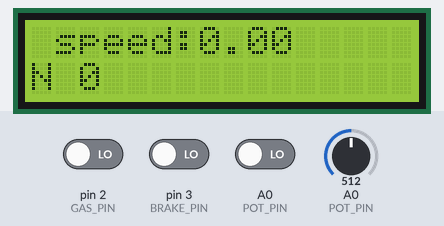
This sketch was run on a simulated Arduino Uno, built with avr-gcc and run on an emulated ATmega328P. Shown: 16×2 character LCD. The inputs (shaded band) are chosen by the test bench; at power-on: pin 2 (GAS_PIN) LOW, A0 (POT_PIN) = 512, pin 3 (BRAKE_PIN) LOW, A0 (POT_PIN) LOW. What the sketch prints to the serial monitor is not drawn.

Above: at 1.2 s.
1.3 s: pin 2 (GAS_PIN) driven HIGH
At 1.45 s:
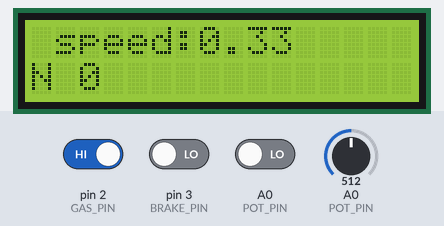
4.3 s: A0 (POT_PIN) set to 520
At 4.62 s:
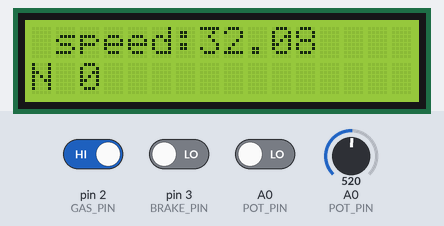
6.0 s: pin 3 (BRAKE_PIN) driven HIGH
At 6.32 s:
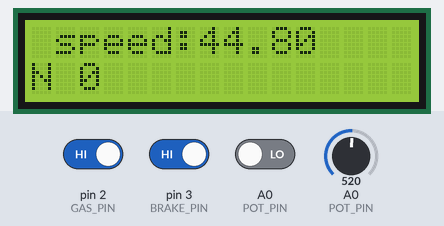
7.7 s: A0 (POT_PIN) set to 716
At 8.02 s:
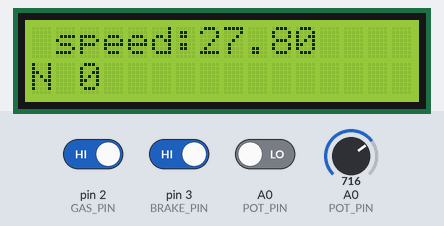
9.4 s: A0 (POT_PIN) set to 511
At 11.2 s:
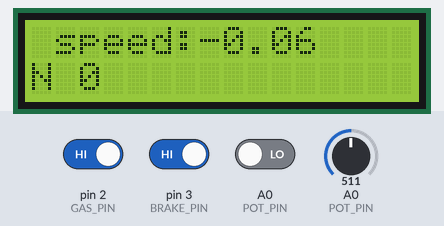
11.3 s: pin 3 (BRAKE_PIN) driven LOW
At 11.99 s:
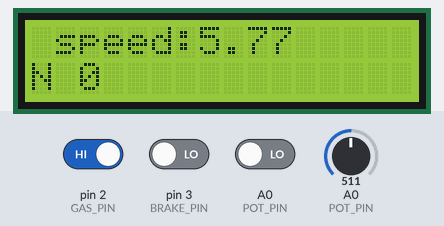
Timing chart, 0 to 13.9 s (numbered marks = the images above; inputs shaded):
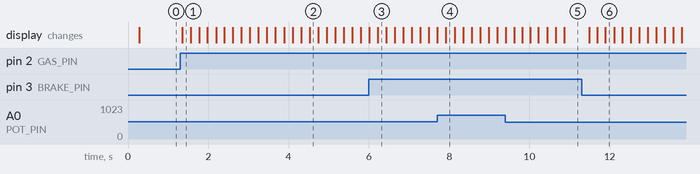

Measured:
- after the input at 1.3 s, the display: changes after 0.05 s (image 1)
- after the input at 11.3 s, the display: first changes after 0.19 s (image 6 shows a later state)

The sketch:

project.ino
```cpp
#include "constants.h"

#include <Wire.h>
#include <LiquidCrystal_I2C.h>


/* values for display printing */
float last_update = 0.0f;
const float cool_down = 200.0f;   // update time of display

/* speed & deltatime */
float speed = 0.0f;
float acceleration = 0.0f;
float deltatime = 0.0f;
float last_time = 0.0f;

/* values of pins */
int pot_value   = 0;
int gas_state   = 0;
int break_state = 0;

int last_pot = 0;
LiquidCrystal_I2C lcd(0x27, 16, 2); // setup I2C for display

void setup() {
  Serial.begin(9600);

  lcd.init();
  lcd.backlight();

  last_time = millis();
  last_update = last_time;
  last_pot = digitalRead(POT_PIN);

  pinMode(POT_PIN,   INPUT);
  pinMode(GAS_PIN,   INPUT);
  pinMode(BRAKE_PIN, INPUT);
}

void loop() {

  read_values();
  calc_deltatime();
  calc_speed();
  update();

}
```

constants.h
```cpp
#ifndef CONSTANTS_H
#define CONSTANTS_H


#define POT_PIN   A0 // potentiometer
#define GAS_PIN   2  // button gas
#define BRAKE_PIN 3  // button slow down
#define MAX_SPEED 1000

typedef struct change_t {
  int factor = 0;
  char dir = 'N';
} change_t;

void update();
void calc_deltatime();
void calc_speed();
change_t calc_change();

void read_values();
void send_values(float, char, float);

#endif
```

wheel.ino
```cpp
void calc_deltatime() {
  float current_time = millis();
  deltatime = current_time - last_time;
  last_time = current_time;
}

void calc_speed() {
  float last_speed = speed;
  if (gas_state && !break_state && speed < MAX_SPEED) {
    speed += 0.01 * deltatime;
  } else if (break_state && speed > 0) {
    speed -= 0.01 * deltatime;
  }

  if (deltatime != 0.0f)
    acceleration = (speed - last_speed)/(deltatime / 1000);
}

void read_values(){
  pot_value = analogRead(POT_PIN);
  gas_state   = digitalRead(GAS_PIN);
  break_state = digitalRead(BRAKE_PIN);
}


void send_values(float speed, char dir, int factor) {

  /*
   send data to utils's serial
   and process it in the game (simulation)
   TODO:
   provide joystick functionality
   write a driver (?)
  */
  Serial.print("D:");
  Serial.print(dir);
  Serial.print(" S:");
  Serial.print(speed);
  Serial.print(" F:");
  Serial.println(factor);
}

change_t calc_change() {
  change_t ch;
  ch.factor = last_pot-pot_value;
  char dir;

  /*

     the value fluctuates without
     touching the potentiometer in about
     1 unit, hence skip it

  */

  if (ch.factor > 1)
    dir =  'R';
  else if (ch.factor < -1)
    dir = 'L';
  else
    dir = 'N';

  ch.dir = dir;
  last_pot = pot_value;

  return ch;
}

void update() {
  float current_time = millis();
  change_t change = calc_change();
  if (current_time - last_update >= cool_down) {
    lcd.clear();
    lcd.setCursor(1, 0);
    lcd.print("speed:");
    lcd.print(speed);
    lcd.setCursor(0, 1);
    lcd.print(change.dir);
    lcd.print(" ");
    lcd.print(change.factor);
    last_update = current_time;

  }
   send_values(speed, change.dir, change.factor);
}
```
